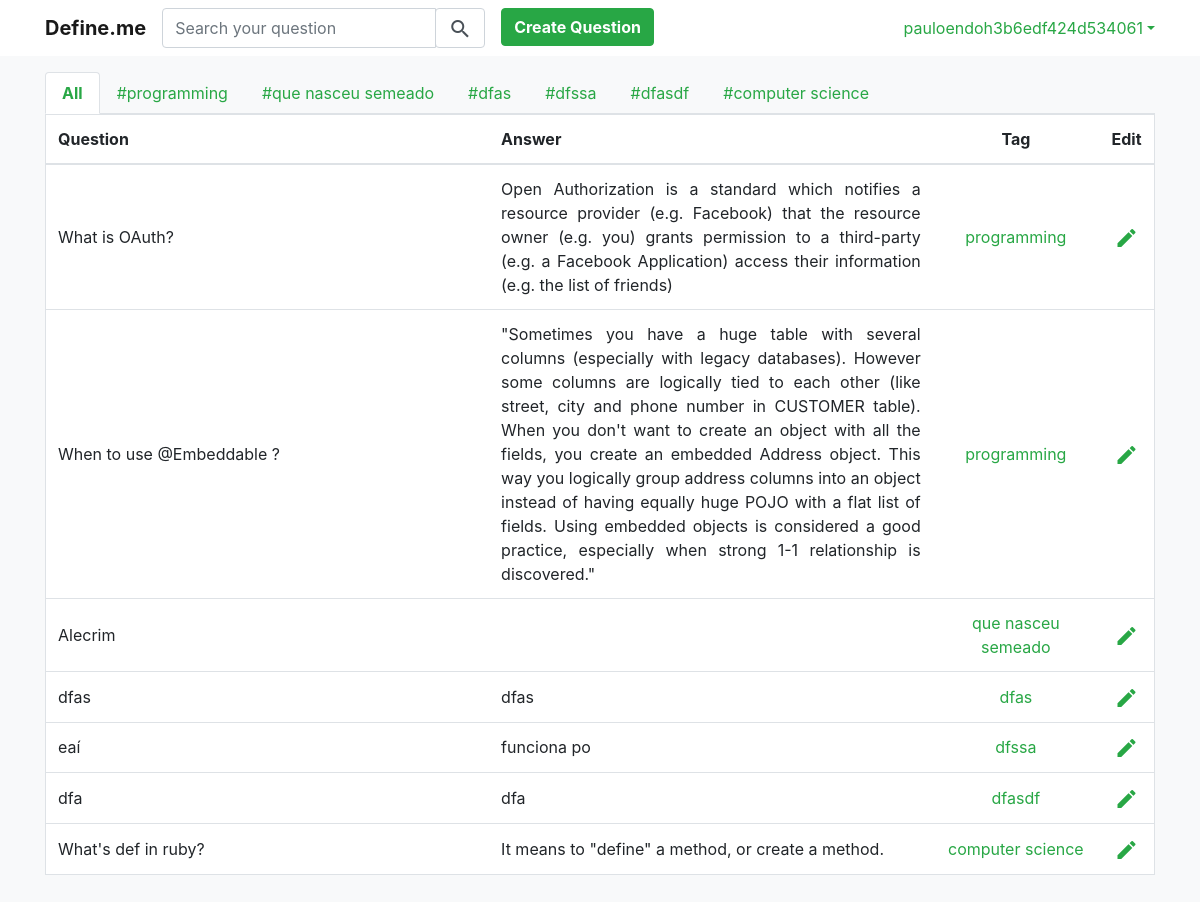
The page / (signed in) on the database as committed earlier.
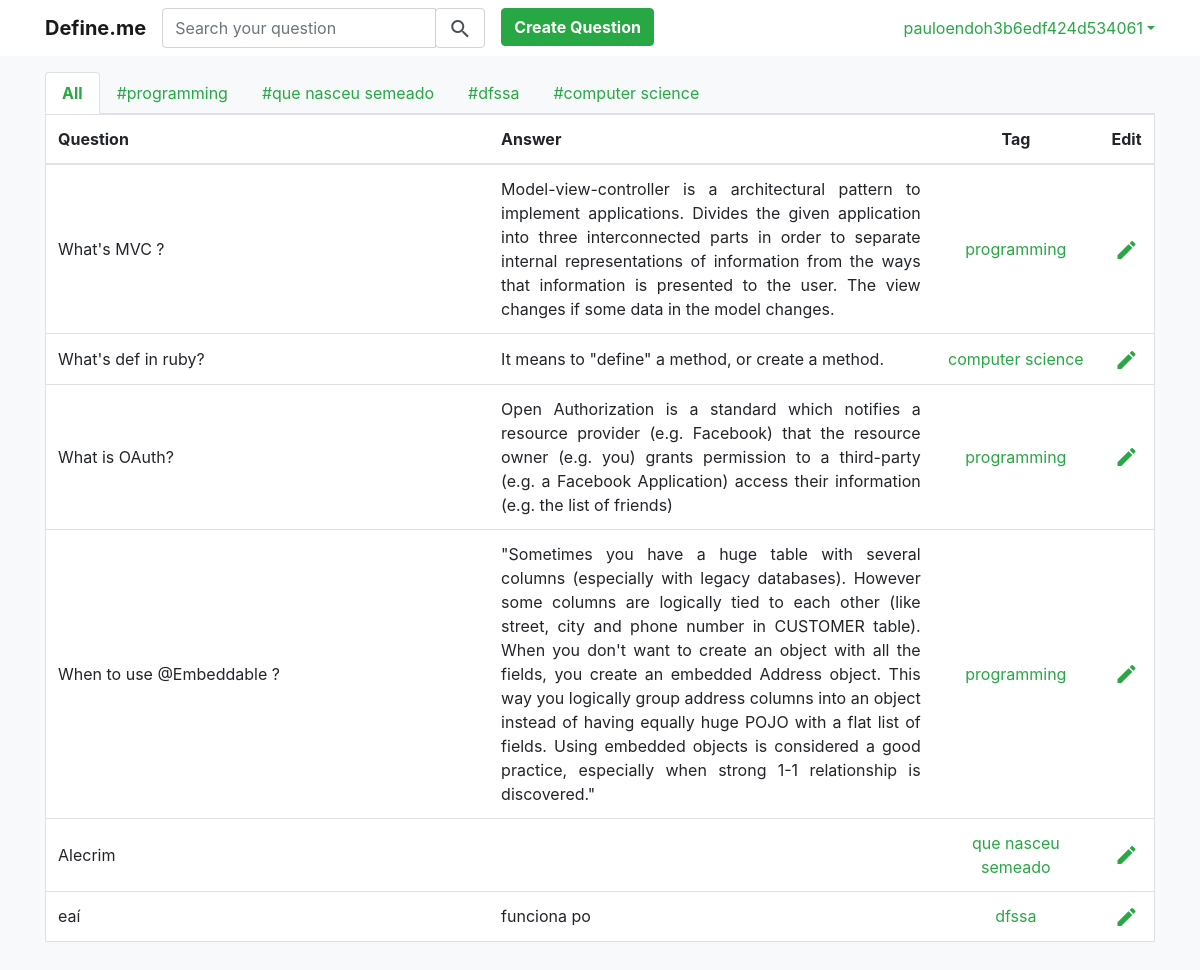
The same page on the database as committed later.
### core/models.py (models this page shows)
class Question(models.Model):
    user = models.ForeignKey(User, on_delete=models.CASCADE)
    q = models.TextField(null=False)
    a = models.TextField(null=True, blank=True)
    tag = models.CharField(max_length=20, null=True, blank=True)
    created_at = models.DateTimeField(auto_now_add=True)
    updated_at = models.DateTimeField(auto_now=True)
    class Meta:
        ordering = ['updated_at', 'tag']

### core/views.py (the view, shortened to what this page needs)
# urls.py: path('', views.home, name='home'),
def home(request):
    user = User.objects.get(id=request.user.id)
    if request.method == 'POST':
        question_id = request.POST.get("id")
        answer = request.POST.get('a')
        question = Question.objects.get(id=question_id)
        question.a = answer
        question.save()
    questions = Question.objects.filter(user=user).order_by('-updated_at')
    tags = Question.objects.filter(user=user).order_by().values('tag').distinct()
    return render(request, 'home.html', {"questions": questions, "tags": tags})

### core/templates/home.html (shortened to what this page needs)
{% extends 'base.html' %}
{% block content %}
{% if questions %}
<div class="pt-3 pb-3 container rounded-right rounded-bottom">
    <ul class="nav nav-tabs">
        <li class="nav-item"><a class="nav-link text-success font-weight-bold active" href="#">All </a></li>
        {% for tag in tags %}
        {% if tag.tag %}
        <li class="nav-item"><a class="nav-link text-success" href="{%  url 'show_tag' tag.tag %}">#{{ tag.tag }}
        </a></li>
        {% endif %}
        {% endfor%}
    </ul>
    <table class="table border bg-white rounded-right rounded-bottom">
        <thead>
        <tr>
            <th class="align-middle" style="width: 40%;">Question</th>
            <th class="align-middle" style="width: 40%;">Answer</th>
            <th class="text-center align-middle" style="width:15%;">Tag</th>
            <th class="text-center align-middle" style="width:5%;">Edit</th>
        </tr>
        </thead>
        {% for question in questions %}
        <tr>
            <td class="align-middle text-justify">
                {{ question.q }}
            </td>
            <td class="align-middle text-justify answer-cell">
                {{ question.a }}
            </td>
            <td class="text-center align-middle">
                {% if question.tag %}
                <a class="text-success" href="{% url 'show_tag' question.tag %}">
                    {{ question.tag }}
                </a>
                {% endif %}
            </td>
            <td class="text-center align-middle">
                <a href="{% url 'edit_question' question.id %}">
                    <i class="material-icons align-middle text-success">edit</i>
                </a>
            </td>
        </tr>
        {% endfor %}
    </table>
</div>
{% endif %}
{% endblock %}

Rows that differ between the two databases and show on the page:
removed Question: q "dfa", a "dfa", tag "dfasdf"
changed Question: q "dfas" → "What's MVC ?"; a "dfas" → "Model-view-controller is a architectural pattern to implement applications. Divides the given application into three interconnected parts in order to separate internal representations of information from the ways that information is presented to the user. The view changes if some data in the model changes."; tag "dfas" → "programming"; moves up the list
changed Question "What's def in ruby?": moves up the list
Other text that changed with them:
list line gone: "# dfas"
list line gone: "# dfasdf"
